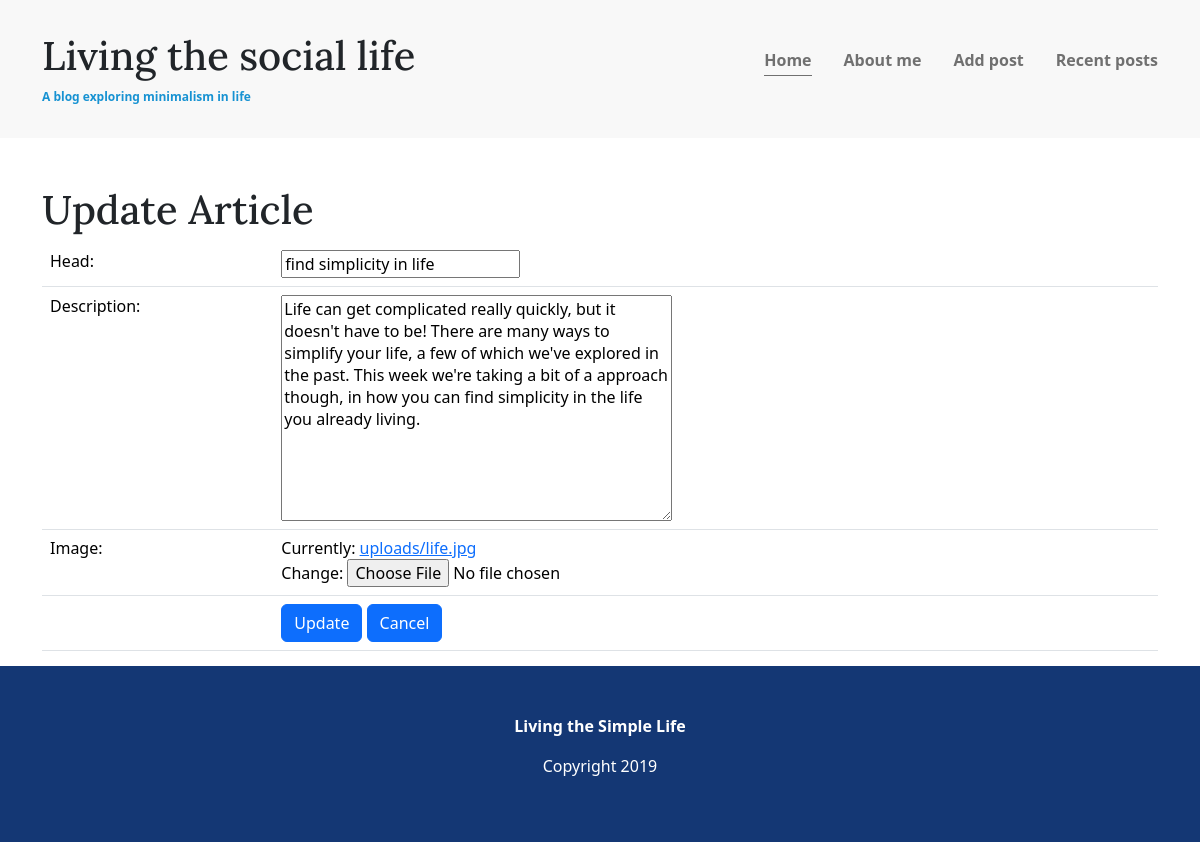
The page /article/update/14/ on the database its author committed.
### blogapp/models.py (models this page shows, shortened)
class AddPost(models.Model):
    head = models.CharField(max_length=200)
    description = models.TextField()
    images = models.ImageField(upload_to='uploads/', default='uploads/default.jpg')

### blogapp/views.py (the view)
# urls.py: path('article/update/<int:article_id>/', views.article_update, name='article_update'),
def article_update(request, article_id):
    article = get_object_or_404(AddPost, id=article_id)
    if request.method == 'POST':
        form = AddPostForm(request.POST, request.FILES, instance=article)
        if form.is_valid():
            form.save()
            return redirect('article_detail', article_id=article.id)
    else:
        form = AddPostForm(instance=article)
    return render(request, 'article_update.html', {'form': form, 'article': article})

### blogapp/forms.py
class AddPostForm(forms.ModelForm):
    class Meta:
        model = AddPost
        fields = ['head', 'description', 'images']  # Add the fields you want to include

### templates/article_update.html (shortened to what this page needs)
{% extends 'base.html' %}
{% load static %}
{% block content %}
<div class="container">
    <h1>Update Article</h1>
    <form method="post" enctype="multipart/form-data">
        <table class="table">
            <tr>
                <td><label for="id_head">Head:</label></td>
                <td>{{ form.head }}</td>
            </tr>
            <tr>
                <td><label for="id_description">Description:</label></td>
                <td>{{ form.description }}</td>
            </tr>
            <tr>
                <td><label for="id_images">Image:</label></td>
                <td>{{ form.images }}</td>
            </tr>
            <tr>
                <td></td>
                <td colspan="2">
                    <button type="submit" class="btn btn-primary">Update</button>
                    <a href="{% url 'article_detail' article_id=article.id %}" class="btn btn-primary">Cancel</a>
                </td>
            </tr>
        </table>
    </form>
</div>
{% endblock %}

### static/css/styles.css (style rules this page uses)
body { margin: 0; font-family: 'Ubuntu', sans-serif; font-size: 1.125rem; font-weight: 300; }
h1, h2, h3 { font-family: 'Lora', serif; font-weight: 400; color: #143774; margin-top: 0; }
h1 { font-size: 2rem; margin: 0; }
a { color: #1792d2; }
.container { width: 90%; max-width: 900px; margin: 0 auto; }

### rows shown on the page
AddPost: head "find simplicity in life", description "Life can get complicated really quickly, but it doesn't have to be! There are many ways to simplify your life, a few of which we've explored in the past. This week we're taking a bit of a approach though, in how you can find simplicity in the life you already living."
